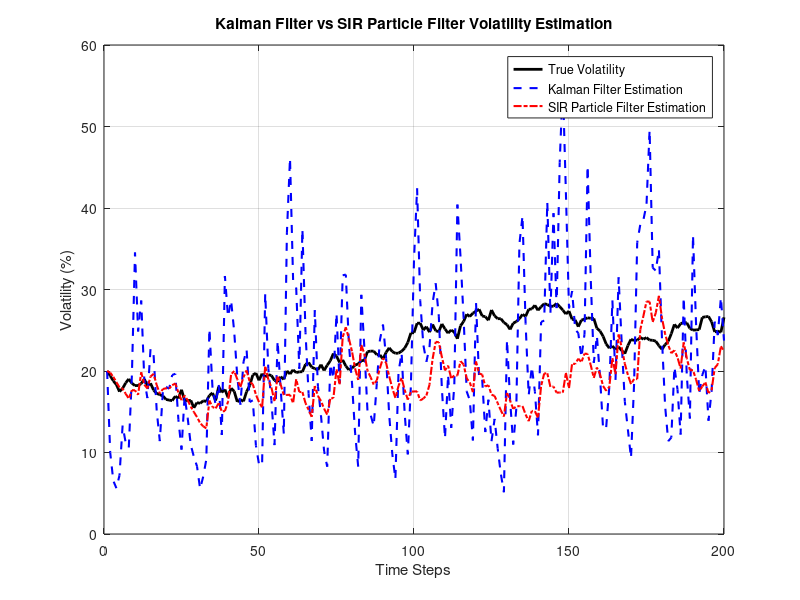

Write the MATLAB code that produced this figure.
%% MATLAB: Kalman Filter vs SIR Particle Filter for Volatility Estimation
clear all;
clc


% Set seed for reproducibility
rng(1034);

% Simulation parameters
T = 200;         % Number of time steps
dt = 1/252;      % Daily observations (typical trading year)

% True volatility model parameters
kappa = 1;       % Mean reversion speed
theta = 0.04;    % Long-run variance
sigma_v = 0.2;   % Volatility of volatility

% Pre-allocate
v_true = zeros(1,T);
S = zeros(1,T);

% Initial values
v_true(1) = theta;
S(1) = 100;

% Generate synthetic volatility and price
for t = 2:T
    v_true(t) = v_true(t-1) + kappa*(theta - v_true(t-1))*dt + sigma_v*sqrt(v_true(t-1)*dt)*randn;
    S(t) = S(t-1)*exp(-0.5*v_true(t-1)*dt + sqrt(v_true(t-1)*dt)*randn);
end

%% Kalman Filter Setup (linear approximation)
Q = sigma_v^2*dt; % Process variance
R = var(diff(log(S))); % Measurement variance (observed)

% Initialize Kalman filter
v_kalman = zeros(1,T);
P = 0.01;
v_kalman(1) = theta;

for t = 2:T
    % Prediction
    v_pred = v_kalman(t-1) + kappa*(theta - v_kalman(t-1))*dt;
    P_pred = P + Q;
    
    % Update
    K = P_pred / (P_pred + R);
    obs_vol = (log(S(t)/S(t-1)))^2/dt; % Squared returns as proxy
    v_kalman(t) = v_pred + K*(obs_vol - v_pred);
    P = (1-K)*P_pred;
end

%% SIR Particle Filter Setup
N_particles = 10000;
v_particles = theta * ones(N_particles,1);
weights = ones(N_particles,1)/N_particles;

v_SIR = zeros(1,T);
v_SIR(1) = theta;

for t = 2:T
    % Propagate particles
    v_particles = v_particles + kappa*(theta - v_particles)*dt + sigma_v*sqrt(max(v_particles,0)*dt).*randn(N_particles,1);
    
    % Measurement likelihood
    obs_vol = (log(S(t)/S(t-1)))^2/dt;
    likelihoods = exp(-0.5*((obs_vol - v_particles).^2)/(R)) + eps;
    weights = likelihoods .* weights;
    weights = weights / sum(weights);

    % Resample
    indices = randsample(N_particles,N_particles,true,weights);
    v_particles = v_particles(indices);
    weights = ones(N_particles,1)/N_particles;

    % Estimate
    v_SIR(t) = mean(v_particles);
end

%% Plotting results
figure;
plot(1:T, sqrt(v_true)*100,'k','LineWidth',2); hold on;
plot(1:T, sqrt(v_kalman)*100,'b--','LineWidth',1.5);
plot(1:T, sqrt(v_SIR)*100,'r-.','LineWidth',1.5);
legend('True Volatility','Kalman Filter Estimation','SIR Particle Filter Estimation');
xlabel('Time Steps'); ylabel('Volatility (%)');
title('Kalman Filter vs SIR Particle Filter Volatility Estimation');
grid on;
